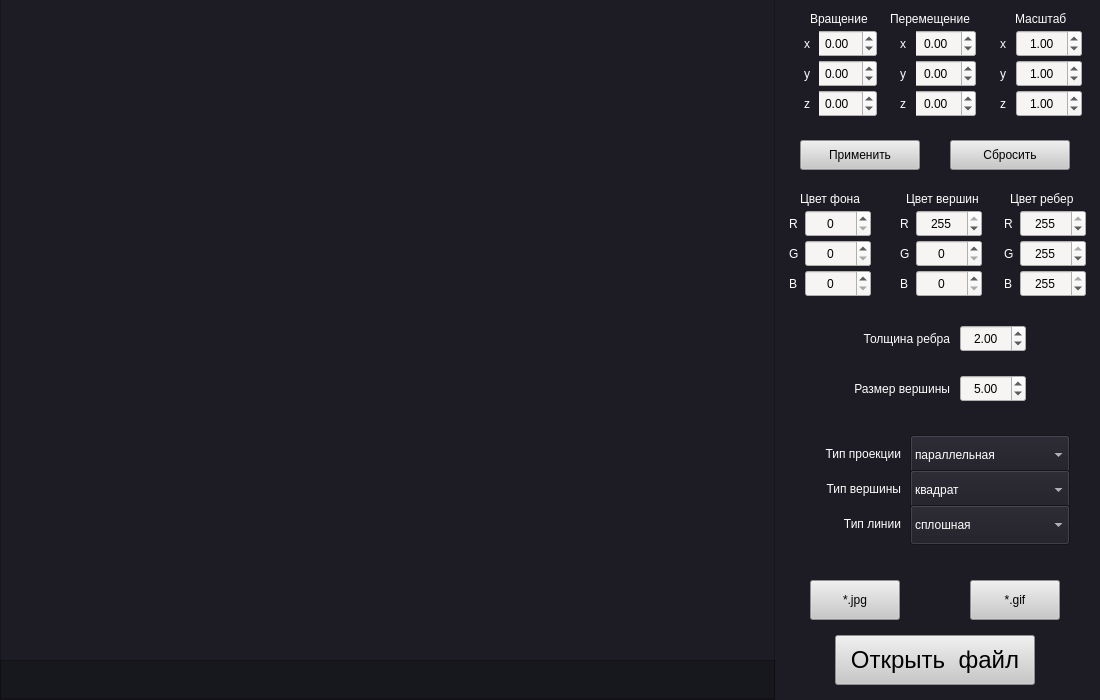
<?xml version="1.0" encoding="UTF-8"?>
<ui version="4.0">
 <class>MainWindow</class>
 <widget class="QMainWindow" name="MainWindow">
  <property name="geometry">
   <rect>
    <x>0</x>
    <y>0</y>
    <width>1100</width>
    <height>700</height>
   </rect>
  </property>
  <property name="minimumSize">
   <size>
    <width>1100</width>
    <height>700</height>
   </size>
  </property>
  <property name="maximumSize">
   <size>
    <width>1100</width>
    <height>700</height>
   </size>
  </property>
  <property name="windowTitle">
   <string>3DViewer</string>
  </property>
  <property name="styleSheet">
   <string notr="true">background-color: rgb(29, 28, 37);</string>
  </property>
  <widget class="QWidget" name="centralwidget">
   <widget class="Viewer" name="viewerWidget">
    <property name="geometry">
     <rect>
      <x>0</x>
      <y>-1</y>
      <width>775</width>
      <height>700</height>
     </rect>
    </property>
    <property name="styleSheet">
     <string notr="true">border-color: rgb(61, 56, 70);</string>
    </property>
   </widget>
   <widget class="QDoubleSpinBox" name="x_move_spinbox">
    <property name="geometry">
     <rect>
      <x>910</x>
      <y>30</y>
      <width>66</width>
      <height>27</height>
     </rect>
    </property>
    <property name="styleSheet">
     <string notr="true">background-color: rgb(246, 245, 244);
color: rgb(0, 0, 0);</string>
    </property>
    <property name="alignment">
     <set>Qt::AlignCenter</set>
    </property>
    <property name="minimum">
     <double>-500.000000000000000</double>
    </property>
    <property name="maximum">
     <double>500.000000000000000</double>
    </property>
    <property name="singleStep">
     <double>0.100000000000000</double>
    </property>
   </widget>
   <widget class="QDoubleSpinBox" name="y_move_spinbox">
    <property name="geometry">
     <rect>
      <x>910</x>
      <y>60</y>
      <width>66</width>
      <height>27</height>
     </rect>
    </property>
    <property name="styleSheet">
     <string notr="true">background-color: rgb(246, 245, 244);
color: rgb(0, 0, 0);</string>
    </property>
    <property name="alignment">
     <set>Qt::AlignCenter</set>
    </property>
    <property name="minimum">
     <double>-500.000000000000000</double>
    </property>
    <property name="maximum">
     <double>500.000000000000000</double>
    </property>
    <property name="singleStep">
     <double>0.100000000000000</double>
    </property>
   </widget>
   <widget class="QDoubleSpinBox" name="x_rotate_spinbox">
    <property name="geometry">
     <rect>
      <x>811</x>
      <y>30</y>
      <width>66</width>
      <height>27</height>
     </rect>
    </property>
    <property name="styleSheet">
     <string notr="true">background-color: rgb(246, 245, 244);
color: rgb(0, 0, 0);</string>
    </property>
    <property name="alignment">
     <set>Qt::AlignCenter</set>
    </property>
    <property name="minimum">
     <double>-500.000000000000000</double>
    </property>
    <property name="maximum">
     <double>500.000000000000000</double>
    </property>
    <property name="singleStep">
     <double>0.100000000000000</double>
    </property>
   </widget>
   <widget class="QDoubleSpinBox" name="y_rotate_spinbox">
    <property name="geometry">
     <rect>
      <x>811</x>
      <y>60</y>
      <width>66</width>
      <height>27</height>
     </rect>
    </property>
    <property name="styleSheet">
     <string notr="true">background-color: rgb(246, 245, 244);
color: rgb(0, 0, 0);</string>
    </property>
    <property name="alignment">
     <set>Qt::AlignCenter</set>
    </property>
    <property name="minimum">
     <double>-500.000000000000000</double>
    </property>
    <property name="maximum">
     <double>500.000000000000000</double>
    </property>
    <property name="singleStep">
     <double>0.100000000000000</double>
    </property>
   </widget>
   <widget class="QDoubleSpinBox" name="z_rotate_spinbox">
    <property name="geometry">
     <rect>
      <x>811</x>
      <y>90</y>
      <width>66</width>
      <height>27</height>
     </rect>
    </property>
    <property name="styleSheet">
     <string notr="true">background-color: rgb(246, 245, 244);
color: rgb(0, 0, 0);</string>
    </property>
    <property name="alignment">
     <set>Qt::AlignCenter</set>
    </property>
    <property name="minimum">
     <double>-500.000000000000000</double>
    </property>
    <property name="maximum">
     <double>500.000000000000000</double>
    </property>
    <property name="singleStep">
     <double>0.100000000000000</double>
    </property>
   </widget>
   <widget class="QPushButton" name="open_file_button">
    <property name="geometry">
     <rect>
      <x>835</x>
      <y>635</y>
      <width>200</width>
      <height>50</height>
     </rect>
    </property>
    <property name="font">
     <font>
      <family>Tahoma</family>
      <pointsize>18</pointsize>
     </font>
    </property>
    <property name="styleSheet">
     <string notr="true">background-color: rgb(200, 200, 200);
color: rgb(0, 0, 0);</string>
    </property>
    <property name="text">
     <string>Открыть  файл</string>
    </property>
   </widget>
   <widget class="QLabel" name="label_x">
    <property name="geometry">
     <rect>
      <x>804</x>
      <y>30</y>
      <width>15</width>
      <height>27</height>
     </rect>
    </property>
    <property name="layoutDirection">
     <enum>Qt::LeftToRight</enum>
    </property>
    <property name="styleSheet">
     <string notr="true">color: rgb(255, 255, 255);</string>
    </property>
    <property name="text">
     <string>x</string>
    </property>
   </widget>
   <widget class="QLabel" name="label_y">
    <property name="geometry">
     <rect>
      <x>804</x>
      <y>60</y>
      <width>15</width>
      <height>27</height>
     </rect>
    </property>
    <property name="layoutDirection">
     <enum>Qt::LeftToRight</enum>
    </property>
    <property name="styleSheet">
     <string notr="true">color: rgb(255, 255, 255);</string>
    </property>
    <property name="text">
     <string>y</string>
    </property>
   </widget>
   <widget class="QLabel" name="label_z">
    <property name="geometry">
     <rect>
      <x>804</x>
      <y>90</y>
      <width>15</width>
      <height>27</height>
     </rect>
    </property>
    <property name="layoutDirection">
     <enum>Qt::LeftToRight</enum>
    </property>
    <property name="styleSheet">
     <string notr="true">color: rgb(255, 255, 255);</string>
    </property>
    <property name="text">
     <string>z</string>
    </property>
   </widget>
   <widget class="QLabel" name="label_y_2">
    <property name="geometry">
     <rect>
      <x>900</x>
      <y>60</y>
      <width>16</width>
      <height>27</height>
     </rect>
    </property>
    <property name="layoutDirection">
     <enum>Qt::LeftToRight</enum>
    </property>
    <property name="styleSheet">
     <string notr="true">color: rgb(255, 255, 255);</string>
    </property>
    <property name="text">
     <string>y</string>
    </property>
   </widget>
   <widget class="QLabel" name="label_x_2">
    <property name="geometry">
     <rect>
      <x>900</x>
      <y>30</y>
      <width>16</width>
      <height>27</height>
     </rect>
    </property>
    <property name="layoutDirection">
     <enum>Qt::LeftToRight</enum>
    </property>
    <property name="styleSheet">
     <string notr="true">color: rgb(255, 255, 255);</string>
    </property>
    <property name="text">
     <string>x</string>
    </property>
   </widget>
   <widget class="QDoubleSpinBox" name="y_scale_spinbox">
    <property name="geometry">
     <rect>
      <x>1016</x>
      <y>60</y>
      <width>66</width>
      <height>27</height>
     </rect>
    </property>
    <property name="styleSheet">
     <string notr="true">background-color: rgb(246, 245, 244);
color: rgb(0, 0, 0);</string>
    </property>
    <property name="alignment">
     <set>Qt::AlignCenter</set>
    </property>
    <property name="minimum">
     <double>0.100000000000000</double>
    </property>
    <property name="maximum">
     <double>10.000000000000000</double>
    </property>
    <property name="singleStep">
     <double>0.100000000000000</double>
    </property>
    <property name="value">
     <double>1.000000000000000</double>
    </property>
   </widget>
   <widget class="QDoubleSpinBox" name="x_scale_spinbox">
    <property name="geometry">
     <rect>
      <x>1016</x>
      <y>30</y>
      <width>66</width>
      <height>27</height>
     </rect>
    </property>
    <property name="styleSheet">
     <string notr="true">background-color: rgb(246, 245, 244);
color: rgb(0, 0, 0);</string>
    </property>
    <property name="alignment">
     <set>Qt::AlignCenter</set>
    </property>
    <property name="minimum">
     <double>0.100000000000000</double>
    </property>
    <property name="maximum">
     <double>10.000000000000000</double>
    </property>
    <property name="singleStep">
     <double>0.100000000000000</double>
    </property>
    <property name="value">
     <double>1.000000000000000</double>
    </property>
   </widget>
   <widget class="QLabel" name="label_y_3">
    <property name="geometry">
     <rect>
      <x>1000</x>
      <y>60</y>
      <width>16</width>
      <height>27</height>
     </rect>
    </property>
    <property name="layoutDirection">
     <enum>Qt::LeftToRight</enum>
    </property>
    <property name="styleSheet">
     <string notr="true">color: rgb(255, 255, 255);</string>
    </property>
    <property name="text">
     <string>y</string>
    </property>
   </widget>
   <widget class="QLabel" name="label_x_3">
    <property name="geometry">
     <rect>
      <x>1000</x>
      <y>30</y>
      <width>16</width>
      <height>27</height>
     </rect>
    </property>
    <property name="layoutDirection">
     <enum>Qt::LeftToRight</enum>
    </property>
    <property name="styleSheet">
     <string notr="true">color: rgb(255, 255, 255);</string>
    </property>
    <property name="text">
     <string>x</string>
    </property>
   </widget>
   <widget class="QLabel" name="label_x_4">
    <property name="geometry">
     <rect>
      <x>890</x>
      <y>5</y>
      <width>111</width>
      <height>27</height>
     </rect>
    </property>
    <property name="layoutDirection">
     <enum>Qt::LeftToRight</enum>
    </property>
    <property name="styleSheet">
     <string notr="true">color: rgb(255, 255, 255);
background-color: rgba(255, 255, 255, 0);</string>
    </property>
    <property name="text">
     <string>Перемещение</string>
    </property>
   </widget>
   <widget class="QLabel" name="label_x_5">
    <property name="geometry">
     <rect>
      <x>810</x>
      <y>5</y>
      <width>81</width>
      <height>27</height>
     </rect>
    </property>
    <property name="layoutDirection">
     <enum>Qt::LeftToRight</enum>
    </property>
    <property name="styleSheet">
     <string notr="true">color: rgb(255, 255, 255);
background-color: rgba(255, 255, 255, 0);</string>
    </property>
    <property name="text">
     <string>Вращение</string>
    </property>
   </widget>
   <widget class="QLabel" name="label_x_6">
    <property name="geometry">
     <rect>
      <x>1015</x>
      <y>5</y>
      <width>61</width>
      <height>27</height>
     </rect>
    </property>
    <property name="layoutDirection">
     <enum>Qt::LeftToRight</enum>
    </property>
    <property name="styleSheet">
     <string notr="true">color: rgb(255, 255, 255);
background-color: rgba(255, 255, 255, 0);</string>
    </property>
    <property name="text">
     <string>Масштаб</string>
    </property>
   </widget>
   <widget class="QSpinBox" name="g_back_color_spinbox">
    <property name="geometry">
     <rect>
      <x>805</x>
      <y>240</y>
      <width>66</width>
      <height>27</height>
     </rect>
    </property>
    <property name="styleSheet">
     <string notr="true">background-color: rgb(246, 245, 244);
color: rgb(0, 0, 0);</string>
    </property>
    <property name="alignment">
     <set>Qt::AlignCenter</set>
    </property>
    <property name="maximum">
     <number>255</number>
    </property>
   </widget>
   <widget class="QLabel" name="label_x_7">
    <property name="geometry">
     <rect>
      <x>800</x>
      <y>185</y>
      <width>111</width>
      <height>27</height>
     </rect>
    </property>
    <property name="layoutDirection">
     <enum>Qt::LeftToRight</enum>
    </property>
    <property name="styleSheet">
     <string notr="true">color: rgb(255, 255, 255);
background-color: rgba(255, 255, 255, 0);</string>
    </property>
    <property name="text">
     <string>Цвет фона</string>
    </property>
   </widget>
   <widget class="QSpinBox" name="b_back_color_spinbox">
    <property name="geometry">
     <rect>
      <x>805</x>
      <y>270</y>
      <width>66</width>
      <height>27</height>
     </rect>
    </property>
    <property name="styleSheet">
     <string notr="true">background-color: rgb(246, 245, 244);
color: rgb(0, 0, 0);</string>
    </property>
    <property name="alignment">
     <set>Qt::AlignCenter</set>
    </property>
    <property name="maximum">
     <number>255</number>
    </property>
   </widget>
   <widget class="QSpinBox" name="r_back_color_spinbox">
    <property name="geometry">
     <rect>
      <x>805</x>
      <y>210</y>
      <width>66</width>
      <height>27</height>
     </rect>
    </property>
    <property name="styleSheet">
     <string notr="true">background-color: rgb(246, 245, 244);
color: rgb(0, 0, 0);</string>
    </property>
    <property name="alignment">
     <set>Qt::AlignCenter</set>
    </property>
    <property name="maximum">
     <number>255</number>
    </property>
   </widget>
   <widget class="QLabel" name="label_y_4">
    <property name="geometry">
     <rect>
      <x>789</x>
      <y>240</y>
      <width>16</width>
      <height>27</height>
     </rect>
    </property>
    <property name="layoutDirection">
     <enum>Qt::LeftToRight</enum>
    </property>
    <property name="styleSheet">
     <string notr="true">color: rgb(255, 255, 255);</string>
    </property>
    <property name="text">
     <string>G</string>
    </property>
   </widget>
   <widget class="QLabel" name="label_x_8">
    <property name="geometry">
     <rect>
      <x>789</x>
      <y>210</y>
      <width>16</width>
      <height>27</height>
     </rect>
    </property>
    <property name="layoutDirection">
     <enum>Qt::LeftToRight</enum>
    </property>
    <property name="styleSheet">
     <string notr="true">color: rgb(255, 255, 255);</string>
    </property>
    <property name="text">
     <string>R</string>
    </property>
   </widget>
   <widget class="QLabel" name="label_z_4">
    <property name="geometry">
     <rect>
      <x>789</x>
      <y>270</y>
      <width>16</width>
      <height>27</height>
     </rect>
    </property>
    <property name="layoutDirection">
     <enum>Qt::LeftToRight</enum>
    </property>
    <property name="styleSheet">
     <string notr="true">color: rgb(255, 255, 255);</string>
    </property>
    <property name="text">
     <string>B</string>
    </property>
   </widget>
   <widget class="QLabel" name="label_x_9">
    <property name="geometry">
     <rect>
      <x>906</x>
      <y>185</y>
      <width>111</width>
      <height>27</height>
     </rect>
    </property>
    <property name="layoutDirection">
     <enum>Qt::LeftToRight</enum>
    </property>
    <property name="styleSheet">
     <string notr="true">color: rgb(255, 255, 255);
background-color: rgba(255, 255, 255, 0);</string>
    </property>
    <property name="text">
     <string>Цвет вершин</string>
    </property>
   </widget>
   <widget class="QLabel" name="label_y_5">
    <property name="geometry">
     <rect>
      <x>900</x>
      <y>240</y>
      <width>16</width>
      <height>27</height>
     </rect>
    </property>
    <property name="layoutDirection">
     <enum>Qt::LeftToRight</enum>
    </property>
    <property name="styleSheet">
     <string notr="true">color: rgb(255, 255, 255);</string>
    </property>
    <property name="text">
     <string>G</string>
    </property>
   </widget>
   <widget class="QSpinBox" name="r_point_color_spinbox">
    <property name="geometry">
     <rect>
      <x>916</x>
      <y>210</y>
      <width>66</width>
      <height>27</height>
     </rect>
    </property>
    <property name="styleSheet">
     <string notr="true">background-color: rgb(246, 245, 244);
color: rgb(0, 0, 0);</string>
    </property>
    <property name="alignment">
     <set>Qt::AlignCenter</set>
    </property>
    <property name="maximum">
     <number>255</number>
    </property>
    <property name="value">
     <number>255</number>
    </property>
   </widget>
   <widget class="QLabel" name="label_z_5">
    <property name="geometry">
     <rect>
      <x>900</x>
      <y>270</y>
      <width>16</width>
      <height>27</height>
     </rect>
    </property>
    <property name="layoutDirection">
     <enum>Qt::LeftToRight</enum>
    </property>
    <property name="styleSheet">
     <string notr="true">color: rgb(255, 255, 255);</string>
    </property>
    <property name="text">
     <string>B</string>
    </property>
   </widget>
   <widget class="QSpinBox" name="g_point_color_spinbox">
    <property name="geometry">
     <rect>
      <x>916</x>
      <y>240</y>
      <width>66</width>
      <height>27</height>
     </rect>
    </property>
    <property name="styleSheet">
     <string notr="true">background-color: rgb(246, 245, 244);
color: rgb(0, 0, 0);</string>
    </property>
    <property name="alignment">
     <set>Qt::AlignCenter</set>
    </property>
    <property name="maximum">
     <number>255</number>
    </property>
   </widget>
   <widget class="QLabel" name="label_x_10">
    <property name="geometry">
     <rect>
      <x>900</x>
      <y>210</y>
      <width>16</width>
      <height>27</height>
     </rect>
    </property>
    <property name="layoutDirection">
     <enum>Qt::LeftToRight</enum>
    </property>
    <property name="styleSheet">
     <string notr="true">color: rgb(255, 255, 255);</string>
    </property>
    <property name="text">
     <string>R</string>
    </property>
   </widget>
   <widget class="QSpinBox" name="b_point_color_spinbox">
    <property name="geometry">
     <rect>
      <x>916</x>
      <y>270</y>
      <width>66</width>
      <height>27</height>
     </rect>
    </property>
    <property name="styleSheet">
     <string notr="true">background-color: rgb(246, 245, 244);
color: rgb(0, 0, 0);</string>
    </property>
    <property name="alignment">
     <set>Qt::AlignCenter</set>
    </property>
    <property name="maximum">
     <number>255</number>
    </property>
   </widget>
   <widget class="QLabel" name="label_y_6">
    <property name="geometry">
     <rect>
      <x>1004</x>
      <y>240</y>
      <width>16</width>
      <height>27</height>
     </rect>
    </property>
    <property name="layoutDirection">
     <enum>Qt::LeftToRight</enum>
    </property>
    <property name="styleSheet">
     <string notr="true">color: rgb(255, 255, 255);</string>
    </property>
    <property name="text">
     <string>G</string>
    </property>
   </widget>
   <widget class="QLabel" name="label_z_6">
    <property name="geometry">
     <rect>
      <x>1004</x>
      <y>270</y>
      <width>16</width>
      <height>27</height>
     </rect>
    </property>
    <property name="layoutDirection">
     <enum>Qt::LeftToRight</enum>
    </property>
    <property name="styleSheet">
     <string notr="true">color: rgb(255, 255, 255);</string>
    </property>
    <property name="text">
     <string>B</string>
    </property>
   </widget>
   <widget class="QSpinBox" name="r_line_color_spinbox">
    <property name="geometry">
     <rect>
      <x>1020</x>
      <y>210</y>
      <width>66</width>
      <height>27</height>
     </rect>
    </property>
    <property name="styleSheet">
     <string notr="true">background-color: rgb(246, 245, 244);
color: rgb(0, 0, 0);</string>
    </property>
    <property name="alignment">
     <set>Qt::AlignCenter</set>
    </property>
    <property name="maximum">
     <number>255</number>
    </property>
    <property name="value">
     <number>255</number>
    </property>
   </widget>
   <widget class="QSpinBox" name="b_line_color_spinbox">
    <property name="geometry">
     <rect>
      <x>1020</x>
      <y>270</y>
      <width>66</width>
      <height>27</height>
     </rect>
    </property>
    <property name="styleSheet">
     <string notr="true">background-color: rgb(246, 245, 244);
color: rgb(0, 0, 0);</string>
    </property>
    <property name="alignment">
     <set>Qt::AlignCenter</set>
    </property>
    <property name="maximum">
     <number>255</number>
    </property>
    <property name="value">
     <number>255</number>
    </property>
   </widget>
   <widget class="QSpinBox" name="g_line_color_spinbox">
    <property name="geometry">
     <rect>
      <x>1020</x>
      <y>240</y>
      <width>66</width>
      <height>27</height>
     </rect>
    </property>
    <property name="styleSheet">
     <string notr="true">background-color: rgb(246, 245, 244);
color: rgb(0, 0, 0);</string>
    </property>
    <property name="alignment">
     <set>Qt::AlignCenter</set>
    </property>
    <property name="maximum">
     <number>255</number>
    </property>
    <property name="value">
     <number>255</number>
    </property>
   </widget>
   <widget class="QLabel" name="label_x_11">
    <property name="geometry">
     <rect>
      <x>1004</x>
      <y>210</y>
      <width>16</width>
      <height>27</height>
     </rect>
    </property>
    <property name="layoutDirection">
     <enum>Qt::LeftToRight</enum>
    </property>
    <property name="styleSheet">
     <string notr="true">color: rgb(255, 255, 255);</string>
    </property>
    <property name="text">
     <string>R</string>
    </property>
   </widget>
   <widget class="QLabel" name="label_x_12">
    <property name="geometry">
     <rect>
      <x>1010</x>
      <y>185</y>
      <width>71</width>
      <height>27</height>
     </rect>
    </property>
    <property name="layoutDirection">
     <enum>Qt::LeftToRight</enum>
    </property>
    <property name="styleSheet">
     <string notr="true">color: rgb(255, 255, 255);
background-color: rgba(255, 255, 255, 0);</string>
    </property>
    <property name="text">
     <string>Цвет ребер</string>
    </property>
   </widget>
   <widget class="QComboBox" name="projection_type_comboBox">
    <property name="geometry">
     <rect>
      <x>910</x>
      <y>435</y>
      <width>160</width>
      <height>40</height>
     </rect>
    </property>
    <property name="styleSheet">
     <string notr="true">background-color: rgb(29, 28, 37);
color: rgb(255, 255, 255);</string>
    </property>
    <item>
     <property name="text">
      <string>параллельная</string>
     </property>
    </item>
    <item>
     <property name="text">
      <string>центральная</string>
     </property>
    </item>
   </widget>
   <widget class="QComboBox" name="point_type_comboBox">
    <property name="geometry">
     <rect>
      <x>910</x>
      <y>470</y>
      <width>160</width>
      <height>40</height>
     </rect>
    </property>
    <property name="styleSheet">
     <string notr="true">background-color: rgb(29, 28, 37);
color: rgb(255, 255, 255);</string>
    </property>
    <item>
     <property name="text">
      <string>квадрат</string>
     </property>
    </item>
    <item>
     <property name="text">
      <string>круг</string>
     </property>
    </item>
    <item>
     <property name="text">
      <string>отсутствует</string>
     </property>
    </item>
   </widget>
   <widget class="QComboBox" name="line_type_comboBox">
    <property name="geometry">
     <rect>
      <x>910</x>
      <y>505</y>
      <width>160</width>
      <height>40</height>
     </rect>
    </property>
    <property name="styleSheet">
     <string notr="true">background-color: rgb(29, 28, 37);
color: rgb(255, 255, 255);</string>
    </property>
    <item>
     <property name="text">
      <string>сплошная</string>
     </property>
    </item>
    <item>
     <property name="text">
      <string>пунктирная</string>
     </property>
    </item>
   </widget>
   <widget class="QLabel" name="label_x_13">
    <property name="geometry">
     <rect>
      <x>810</x>
      <y>440</y>
      <width>91</width>
      <height>27</height>
     </rect>
    </property>
    <property name="layoutDirection">
     <enum>Qt::LeftToRight</enum>
    </property>
    <property name="styleSheet">
     <string notr="true">color: rgb(255, 255, 255);</string>
    </property>
    <property name="text">
     <string>Тип проекции</string>
    </property>
    <property name="alignment">
     <set>Qt::AlignRight|Qt::AlignTrailing|Qt::AlignVCenter</set>
    </property>
   </widget>
   <widget class="QLabel" name="label_x_14">
    <property name="geometry">
     <rect>
      <x>810</x>
      <y>475</y>
      <width>91</width>
      <height>27</height>
     </rect>
    </property>
    <property name="layoutDirection">
     <enum>Qt::LeftToRight</enum>
    </property>
    <property name="styleSheet">
     <string notr="true">color: rgb(255, 255, 255);</string>
    </property>
    <property name="text">
     <string>Тип вершины</string>
    </property>
    <property name="alignment">
     <set>Qt::AlignRight|Qt::AlignTrailing|Qt::AlignVCenter</set>
    </property>
   </widget>
   <widget class="QLabel" name="label_x_15">
    <property name="geometry">
     <rect>
      <x>810</x>
      <y>510</y>
      <width>91</width>
      <height>27</height>
     </rect>
    </property>
    <property name="layoutDirection">
     <enum>Qt::LeftToRight</enum>
    </property>
    <property name="styleSheet">
     <string notr="true">color: rgb(255, 255, 255);</string>
    </property>
    <property name="text">
     <string>Тип линии</string>
    </property>
    <property name="alignment">
     <set>Qt::AlignRight|Qt::AlignTrailing|Qt::AlignVCenter</set>
    </property>
   </widget>
   <widget class="QLabel" name="label_x_16">
    <property name="geometry">
     <rect>
      <x>849</x>
      <y>325</y>
      <width>101</width>
      <height>27</height>
     </rect>
    </property>
    <property name="layoutDirection">
     <enum>Qt::LeftToRight</enum>
    </property>
    <property name="styleSheet">
     <string notr="true">color: rgb(255, 255, 255);</string>
    </property>
    <property name="text">
     <string>Толщина ребра</string>
    </property>
    <property name="alignment">
     <set>Qt::AlignRight|Qt::AlignTrailing|Qt::AlignVCenter</set>
    </property>
   </widget>
   <widget class="QLabel" name="label_x_17">
    <property name="geometry">
     <rect>
      <x>839</x>
      <y>375</y>
      <width>111</width>
      <height>27</height>
     </rect>
    </property>
    <property name="layoutDirection">
     <enum>Qt::LeftToRight</enum>
    </property>
    <property name="styleSheet">
     <string notr="true">color: rgb(255, 255, 255);</string>
    </property>
    <property name="text">
     <string>Размер вершины</string>
    </property>
    <property name="alignment">
     <set>Qt::AlignRight|Qt::AlignTrailing|Qt::AlignVCenter</set>
    </property>
   </widget>
   <widget class="QDoubleSpinBox" name="line_width_spinbox">
    <property name="geometry">
     <rect>
      <x>960</x>
      <y>325</y>
      <width>66</width>
      <height>27</height>
     </rect>
    </property>
    <property name="styleSheet">
     <string notr="true">background-color: rgb(246, 245, 244);
color: rgb(0, 0, 0);</string>
    </property>
    <property name="alignment">
     <set>Qt::AlignCenter</set>
    </property>
    <property name="minimum">
     <double>0.000000000000000</double>
    </property>
    <property name="maximum">
     <double>100.000000000000000</double>
    </property>
    <property name="singleStep">
     <double>0.100000000000000</double>
    </property>
    <property name="value">
     <double>2.000000000000000</double>
    </property>
   </widget>
   <widget class="QDoubleSpinBox" name="point_size_spinbox">
    <property name="geometry">
     <rect>
      <x>960</x>
      <y>375</y>
      <width>66</width>
      <height>27</height>
     </rect>
    </property>
    <property name="styleSheet">
     <string notr="true">background-color: rgb(246, 245, 244);
color: rgb(0, 0, 0);</string>
    </property>
    <property name="alignment">
     <set>Qt::AlignCenter</set>
    </property>
    <property name="minimum">
     <double>0.000000000000000</double>
    </property>
    <property name="maximum">
     <double>100.000000000000000</double>
    </property>
    <property name="singleStep">
     <double>0.100000000000000</double>
    </property>
    <property name="value">
     <double>5.000000000000000</double>
    </property>
   </widget>
   <widget class="QPushButton" name="apply_transforms_button">
    <property name="geometry">
     <rect>
      <x>800</x>
      <y>140</y>
      <width>120</width>
      <height>30</height>
     </rect>
    </property>
    <property name="styleSheet">
     <string notr="true">background-color: rgb(200, 200, 200);
color: rgb(0, 0, 0);</string>
    </property>
    <property name="text">
     <string>Применить</string>
    </property>
   </widget>
   <widget class="QPushButton" name="jpg_save_button">
    <property name="geometry">
     <rect>
      <x>810</x>
      <y>580</y>
      <width>90</width>
      <height>40</height>
     </rect>
    </property>
    <property name="styleSheet">
     <string notr="true">background-color: rgb(200, 200, 200);
color: rgb(0, 0, 0);</string>
    </property>
    <property name="text">
     <string>*.jpg</string>
    </property>
   </widget>
   <widget class="QPushButton" name="gif_save_button">
    <property name="geometry">
     <rect>
      <x>970</x>
      <y>580</y>
      <width>90</width>
      <height>40</height>
     </rect>
    </property>
    <property name="styleSheet">
     <string notr="true">background-color: rgb(200, 200, 200);
color: rgb(0, 0, 0);</string>
    </property>
    <property name="text">
     <string>*.gif</string>
    </property>
   </widget>
   <widget class="QDoubleSpinBox" name="z_move_spinbox">
    <property name="geometry">
     <rect>
      <x>910</x>
      <y>90</y>
      <width>66</width>
      <height>27</height>
     </rect>
    </property>
    <property name="styleSheet">
     <string notr="true">background-color: rgb(246, 245, 244);
color: rgb(0, 0, 0);</string>
    </property>
    <property name="alignment">
     <set>Qt::AlignCenter</set>
    </property>
    <property name="minimum">
     <double>-500.000000000000000</double>
    </property>
    <property name="maximum">
     <double>500.000000000000000</double>
    </property>
    <property name="singleStep">
     <double>0.100000000000000</double>
    </property>
   </widget>
   <widget class="QLabel" name="label_y_7">
    <property name="geometry">
     <rect>
      <x>900</x>
      <y>90</y>
      <width>16</width>
      <height>27</height>
     </rect>
    </property>
    <property name="layoutDirection">
     <enum>Qt::LeftToRight</enum>
    </property>
    <property name="styleSheet">
     <string notr="true">color: rgb(255, 255, 255);</string>
    </property>
    <property name="text">
     <string>z</string>
    </property>
   </widget>
   <widget class="QLabel" name="label_y_8">
    <property name="geometry">
     <rect>
      <x>1000</x>
      <y>90</y>
      <width>16</width>
      <height>27</height>
     </rect>
    </property>
    <property name="layoutDirection">
     <enum>Qt::LeftToRight</enum>
    </property>
    <property name="styleSheet">
     <string notr="true">color: rgb(255, 255, 255);</string>
    </property>
    <property name="text">
     <string>z</string>
    </property>
   </widget>
   <widget class="QDoubleSpinBox" name="z_scale_spinbox">
    <property name="geometry">
     <rect>
      <x>1016</x>
      <y>90</y>
      <width>66</width>
      <height>27</height>
     </rect>
    </property>
    <property name="styleSheet">
     <string notr="true">background-color: rgb(246, 245, 244);
color: rgb(0, 0, 0);</string>
    </property>
    <property name="alignment">
     <set>Qt::AlignCenter</set>
    </property>
    <property name="minimum">
     <double>0.100000000000000</double>
    </property>
    <property name="maximum">
     <double>10.000000000000000</double>
    </property>
    <property name="singleStep">
     <double>0.100000000000000</double>
    </property>
    <property name="value">
     <double>1.000000000000000</double>
    </property>
   </widget>
   <widget class="QPlainTextEdit" name="plainTextEdit">
    <property name="enabled">
     <bool>false</bool>
    </property>
    <property name="geometry">
     <rect>
      <x>0</x>
      <y>660</y>
      <width>775</width>
      <height>40</height>
     </rect>
    </property>
    <property name="styleSheet">
     <string notr="true">background-color: rgba(0, 0, 0, 50);
color: rgb(255, 255, 255);</string>
    </property>
    <property name="plainText">
     <string/>
    </property>
   </widget>
   <widget class="QPushButton" name="reset_transforms_button">
    <property name="geometry">
     <rect>
      <x>950</x>
      <y>140</y>
      <width>120</width>
      <height>30</height>
     </rect>
    </property>
    <property name="styleSheet">
     <string notr="true">background-color: rgb(200, 200, 200);
color: rgb(0, 0, 0);</string>
    </property>
    <property name="text">
     <string>Сбросить</string>
    </property>
   </widget>
  </widget>
 </widget>
 <customwidgets>
  <customwidget>
   <class>Viewer</class>
   <extends>QGraphicsView</extends>
   <header>viewer.h</header>
  </customwidget>
 </customwidgets>
 <resources/>
 <connections/>
</ui>
